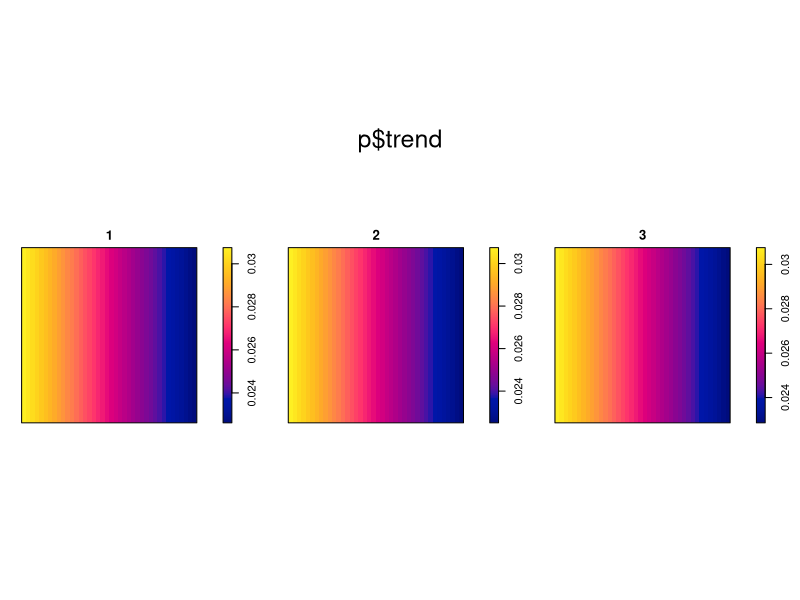
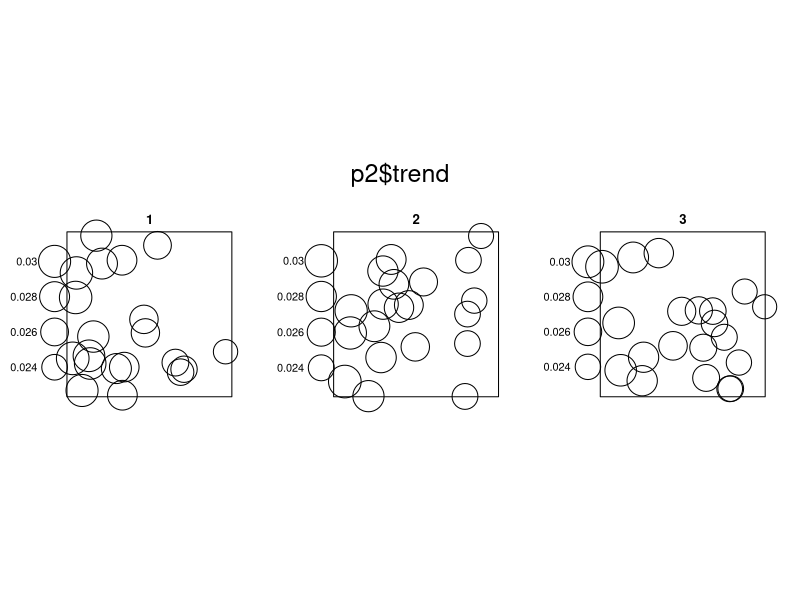

The R script that drew these images, in order:
library(spatstat)


### Name: predict.mppm
### Title: Prediction for Fitted Multiple Point Process Model
### Aliases: predict.mppm
### Keywords: spatial models

### ** Examples

  h <- hyperframe(Bugs=waterstriders)
  fit <- mppm(Bugs ~ x, data=h, interaction=Strauss(7))
  # prediction on a grid
  p <- predict(fit)
  plot(p$trend)
  # prediction at specified locations
  loc <- with(h, runifpoint(20, Window(Bugs)))
  p2 <- predict(fit, locations=loc)
  plot(p2$trend)
